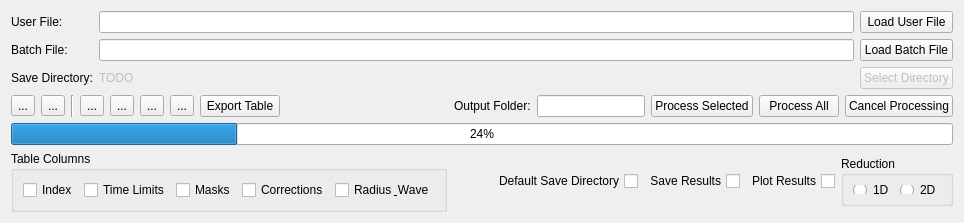
        <widget class="QWidget" name="run_page">
         <layout class="QVBoxLayout" name="verticalLayout_3">
          <item>
           <layout class="QVBoxLayout" name="run_layout">
            <item>
             <layout class="QGridLayout" name="header">
              <property name="verticalSpacing">
               <number>6</number>
              </property>
              <item row="0" column="4">
               <widget class="QLineEdit" name="user_file_line_edit">
                <property name="toolTip">
                 <string>&lt;html&gt;&lt;head/&gt;&lt;body&gt;&lt;p&gt;Specify the user file (aka mask file) which is used to provide the bulk of the reduction settings. For a list of user file commands see &lt;a href=&quot;https://www.mantidproject.org/SANS_User_File_Commands&quot;&gt;&lt;span style=&quot; text-decoration: underline; color:#0000ff;&quot;&gt;here&lt;/span&gt;&lt;/a&gt;.&lt;/p&gt;&lt;/body&gt;&lt;/html&gt;</string>
                </property>
               </widget>
              </item>
              <item row="1" column="4">
               <widget class="QLineEdit" name="batch_line_edit">
                <property name="toolTip">
                 <string>&lt;html&gt;&lt;head/&gt;&lt;body&gt;&lt;p&gt;Specify a batch file to load. For the batch file format see &lt;a href=&quot;https://www.mantidproject.org/SANS_batch_file_format&quot;&gt;&lt;span style=&quot; text-decoration: underline; color:#0000ff;&quot;&gt;here&lt;/span&gt;&lt;/a&gt;.&lt;/p&gt;&lt;/body&gt;&lt;/html&gt;</string>
                </property>
               </widget>
              </item>
              <item row="2" column="4">
               <widget class="QLabel" name="output_directory_location">
                <property name="enabled">
                 <bool>false</bool>
                </property>
                <property name="text">
                 <string>TODO</string>
                </property>
               </widget>
              </item>
              <item row="0" column="6">
               <widget class="QPushButton" name="user_file_button">
                <property name="toolTip">
                 <string>&lt;html&gt;&lt;head/&gt;&lt;body&gt;&lt;p&gt;Specify the user file that provides the bulk of the reduction settings. &lt;/p&gt;&lt;/body&gt;&lt;/html&gt;</string>
                </property>
                <property name="text">
                 <string>Load User File</string>
                </property>
               </widget>
              </item>
              <item row="2" column="6">
               <widget class="QPushButton" name="save_directory_button">
                <property name="enabled">
                 <bool>false</bool>
                </property>
                <property name="toolTip">
                 <string>&lt;html&gt;&lt;head/&gt;&lt;body&gt;&lt;p&gt;Select the base directory to save the results. &lt;/p&gt;&lt;/body&gt;&lt;/html&gt;</string>
                </property>
                <property name="text">
                 <string>Select Directory</string>
                </property>
               </widget>
              </item>
              <item row="1" column="6">
               <widget class="QPushButton" name="batch_file_button">
                <property name="toolTip">
                 <string>&lt;html&gt;&lt;head/&gt;&lt;body&gt;&lt;p&gt;Specify a batch file to load the table with the test cases.&lt;/p&gt;&lt;/body&gt;&lt;/html&gt;</string>
                </property>
                <property name="text">
                 <string>Load Batch File</string>
                </property>
               </widget>
              </item>
              <item row="2" column="1">
               <widget class="QLabel" name="label">
                <property name="text">
                 <string>Save Directory:</string>
                </property>
               </widget>
              </item>
              <item row="0" column="1">
               <widget class="QLabel" name="user_file_label">
                <property name="frameShape">
                 <enum>QFrame::NoFrame</enum>
                </property>
                <property name="text">
                 <string>User File:</string>
                </property>
                <property name="buddy">
                 <cstring></cstring>
                </property>
               </widget>
              </item>
              <item row="1" column="1">
               <widget class="QLabel" name="batch_label">
                <property name="text">
                 <string>Batch File:</string>
                </property>
               </widget>
              </item>
             </layout>
            </item>
            <item>
             <layout class="QHBoxLayout" name="horizontalLayout_11">
              <item>
               <widget class="QToolButton" name="insert_row_button">
                <property name="toolTip">
                 <string>&lt;html&gt;&lt;head/&gt;&lt;body&gt;&lt;p&gt;Insert row&lt;/p&gt;&lt;/body&gt;&lt;/html&gt;</string>
                </property>
                <property name="text">
                 <string>...</string>
                </property>
                <property name="iconSize">
                 <size>
                  <width>24</width>
                  <height>24</height>
                 </size>
                </property>
               </widget>
              </item>
              <item>
               <widget class="QToolButton" name="delete_row_button">
                <property name="toolTip">
                 <string>&lt;html&gt;&lt;head/&gt;&lt;body&gt;&lt;p&gt;delete selected rows&lt;/p&gt;&lt;/body&gt;&lt;/html&gt;</string>
                </property>
                <property name="text">
                 <string>...</string>
                </property>
                <property name="iconSize">
                 <size>
                  <width>24</width>
                  <height>24</height>
                 </size>
                </property>
               </widget>
              </item>
              <item>
               <widget class="Line" name="line_6">
                <property name="orientation">
                 <enum>Qt::Vertical</enum>
                </property>
               </widget>
              </item>
              <item>
               <widget class="QToolButton" name="copy_button">
                <property name="toolTip">
                 <string>&lt;html&gt;&lt;head/&gt;&lt;body&gt;&lt;p&gt;copy selected rows&lt;/p&gt;&lt;/body&gt;&lt;/html&gt;</string>
                </property>
                <property name="text">
                 <string>...</string>
                </property>
                <property name="iconSize">
                 <size>
                  <width>24</width>
                  <height>24</height>
                 </size>
                </property>
               </widget>
              </item>
              <item>
               <widget class="QToolButton" name="cut_button">
                <property name="toolTip">
                 <string>&lt;html&gt;&lt;head/&gt;&lt;body&gt;&lt;p&gt;cut selected rows&lt;/p&gt;&lt;/body&gt;&lt;/html&gt;</string>
                </property>
                <property name="text">
                 <string>...</string>
                </property>
                <property name="iconSize">
                 <size>
                  <width>24</width>
                  <height>24</height>
                 </size>
                </property>
               </widget>
              </item>
              <item>
               <widget class="QToolButton" name="paste_button">
                <property name="toolTip">
                 <string>&lt;html&gt;&lt;head/&gt;&lt;body&gt;&lt;p&gt;paste rows&lt;/p&gt;&lt;/body&gt;&lt;/html&gt;</string>
                </property>
                <property name="text">
                 <string>...</string>
                </property>
                <property name="iconSize">
                 <size>
                  <width>24</width>
                  <height>24</height>
                 </size>
                </property>
               </widget>
              </item>
              <item>
               <widget class="QToolButton" name="erase_button">
                <property name="toolTip">
                 <string>&lt;html&gt;&lt;head/&gt;&lt;body&gt;&lt;p&gt;erase contents of selected rows&lt;/p&gt;&lt;/body&gt;&lt;/html&gt;</string>
                </property>
                <property name="text">
                 <string>...</string>
                </property>
                <property name="iconSize">
                 <size>
                  <width>24</width>
                  <height>24</height>
                 </size>
                </property>
               </widget>
              </item>
              <item>
               <widget class="QPushButton" name="export_table_button">
                <property name="toolTip">
                 <string>&lt;html&gt;&lt;head/&gt;&lt;body&gt;&lt;p&gt;Export the current table as a csv file. This can then be re-loaded at a later date.&lt;/p&gt;&lt;/body&gt;&lt;/html&gt;</string>
                </property>
                <property name="text">
                 <string>Export Table</string>
                </property>
               </widget>
              </item>
              <item>
               <spacer name="horizontalSpacer_3">
                <property name="orientation">
                 <enum>Qt::Horizontal</enum>
                </property>
                <property name="sizeHint" stdset="0">
                 <size>
                  <width>40</width>
                  <height>20</height>
                 </size>
                </property>
               </spacer>
              </item>
              <item>
               <widget class="QLabel" name="label_2">
                <property name="toolTip">
                 <string>&lt;html&gt;&lt;head/&gt;&lt;body&gt;&lt;p&gt;Subfolder in the save directory.&lt;/p&gt;&lt;/body&gt;&lt;/html&gt;</string>
                </property>
                <property name="text">
                 <string>Output Folder:</string>
                </property>
               </widget>
              </item>
              <item>
               <widget class="QLineEdit" name="output_folder_edit">
                <property name="enabled">
                 <bool>true</bool>
                </property>
                <property name="sizePolicy">
                 <sizepolicy hsizetype="Fixed" vsizetype="Fixed">
                  <horstretch>0</horstretch>
                  <verstretch>0</verstretch>
                 </sizepolicy>
                </property>
                <property name="minimumSize">
                 <size>
                  <width>0</width>
                  <height>0</height>
                 </size>
                </property>
                <property name="toolTip">
                 <string>&lt;html&gt;&lt;head/&gt;&lt;body&gt;&lt;p&gt;The sub-folder in the save directory for saved results. &lt;/p&gt;&lt;/body&gt;&lt;/html&gt;</string>
                </property>
               </widget>
              </item>
              <item>
               <widget class="QPushButton" name="process_selected_button">
                <property name="toolTip">
                 <string>&lt;html&gt;&lt;head/&gt;&lt;body&gt;&lt;p&gt;Process selected rows only.&lt;/p&gt;&lt;/body&gt;&lt;/html&gt;</string>
                </property>
                <property name="text">
                 <string>Process Selected</string>
                </property>
               </widget>
              </item>
              <item>
               <widget class="QPushButton" name="process_all_button">
                <property name="toolTip">
                 <string>&lt;html&gt;&lt;head/&gt;&lt;body&gt;&lt;p&gt;Process all rows, regardless of selection.&lt;/p&gt;&lt;/body&gt;&lt;/html&gt;</string>
                </property>
                <property name="text">
                 <string>Process All</string>
                </property>
               </widget>
              </item>
              <item>
               <widget class="QPushButton" name="cancel_processing_button">
                <property name="toolTip">
                 <string>&lt;html&gt;&lt;head/&gt;&lt;body&gt;&lt;p&gt;Cancel the batch processing after the current state is completed.&lt;/p&gt;&lt;/body&gt;&lt;/html&gt;</string>
                </property>
                <property name="text">
                 <string>Cancel Processing</string>
                </property>
               </widget>
              </item>
             </layout>
            </item>
            <item>
             <layout class="QVBoxLayout" name="data_processor_widget_layout"/>
            </item>
            <item>
             <widget class="QProgressBar" name="batch_progress_bar">
              <property name="toolTip">
               <string>&lt;html&gt;&lt;head/&gt;&lt;body&gt;&lt;p&gt;Fraction of rows processed in the batch.&lt;/p&gt;&lt;/body&gt;&lt;/html&gt;</string>
              </property>
              <property name="value">
               <number>24</number>
              </property>
             </widget>
            </item>
            <item>
             <layout class="QHBoxLayout" name="horizontalLayout_4">
              <item>
               <widget class="QGroupBox" name="groupBox_6">
                <property name="enabled">
                 <bool>true</bool>
                </property>
                <property name="toolTip">
                 <string>&lt;html&gt;&lt;head/&gt;&lt;body&gt;&lt;p&gt;Select table columns to be displayed.&lt;/p&gt;&lt;/body&gt;&lt;/html&gt;</string>
                </property>
                <property name="title">
                 <string>Table Columns</string>
                </property>
                <layout class="QHBoxLayout" name="horizontalLayout_14">
                 <item>
                  <widget class="QCheckBox" name="show_index_checkbox">
                   <property name="toolTip">
                    <string>&lt;html&gt;&lt;head/&gt;&lt;body&gt;&lt;p&gt;Show the row index.&lt;/p&gt;&lt;/body&gt;&lt;/html&gt;</string>
                   </property>
                   <property name="text">
                    <string>Index</string>
                   </property>
                  </widget>
                 </item>
                 <item>
                  <widget class="QCheckBox" name="show_time_limits_checkbox">
                   <property name="toolTip">
                    <string>&lt;html&gt;&lt;head/&gt;&lt;body&gt;&lt;p&gt;Show the start and end times per row.&lt;/p&gt;&lt;/body&gt;&lt;/html&gt;</string>
                   </property>
                   <property name="text">
                    <string>Time Limits</string>
                   </property>
                  </widget>
                 </item>
                 <item>
                  <widget class="QCheckBox" name="show_masks_checkbox">
                   <property name="toolTip">
                    <string>&lt;html&gt;&lt;head/&gt;&lt;body&gt;&lt;p&gt;Show the sample and transmission masks per row.&lt;/p&gt;&lt;/body&gt;&lt;/html&gt;</string>
                   </property>
                   <property name="text">
                    <string>Masks</string>
                   </property>
                  </widget>
                 </item>
                 <item>
                  <widget class="QCheckBox" name="show_corrections_checkbox">
                   <property name="toolTip">
                    <string>&lt;html&gt;&lt;head/&gt;&lt;body&gt;&lt;p&gt;Show the gravity and wide angle correction options per row.&lt;/p&gt;&lt;/body&gt;&lt;/html&gt;</string>
                   </property>
                   <property name="text">
                    <string>Corrections</string>
                   </property>
                  </widget>
                 </item>
                 <item>
                  <widget class="QCheckBox" name="show_radius_wave_checkbox">
                   <property name="toolTip">
                    <string>&lt;html&gt;&lt;head/&gt;&lt;body&gt;&lt;p&gt;Show the radius and wave cut values per row.&lt;/p&gt;&lt;/body&gt;&lt;/html&gt;</string>
                   </property>
                   <property name="text">
                    <string>Radius &amp; Wave</string>
                   </property>
                  </widget>
                 </item>
                </layout>
               </widget>
              </item>
              <item>
               <spacer name="horizontalSpacer_2">
                <property name="orientation">
                 <enum>Qt::Horizontal</enum>
                </property>
                <property name="sizeHint" stdset="0">
                 <size>
                  <width>40</width>
                  <height>20</height>
                 </size>
                </property>
               </spacer>
              </item>
              <item>
               <widget class="QCheckBox" name="default_directory_checkbox">
                <property name="toolTip">
                 <string>&lt;html&gt;&lt;head/&gt;&lt;body&gt;&lt;p&gt;Set the save directory to the default Mantid directory. Cancel reverts the save directory to the batch file location. &lt;/p&gt;&lt;/body&gt;&lt;/html&gt;</string>
                </property>
                <property name="layoutDirection">
                 <enum>Qt::RightToLeft</enum>
                </property>
                <property name="text">
                 <string>Default Save Directory</string>
                </property>
               </widget>
              </item>
              <item>
               <widget class="QCheckBox" name="save_results_checkbox">
                <property name="toolTip">
                 <string>Save results to the output folder</string>
                </property>
                <property name="layoutDirection">
                 <enum>Qt::RightToLeft</enum>
                </property>
                <property name="text">
                 <string>Save Results</string>
                </property>
               </widget>
              </item>
              <item>
               <widget class="QCheckBox" name="plot_results_checkbox">
                <property name="toolTip">
                 <string>Plot 1D or 2D results</string>
                </property>
                <property name="layoutDirection">
                 <enum>Qt::RightToLeft</enum>
                </property>
                <property name="text">
                 <string>Plot Results</string>
                </property>
               </widget>
              </item>
              <item>
               <widget class="QGroupBox" name="reduction_dimensionality_group_box">
                <property name="maximumSize">
                 <size>
                  <width>16777215</width>
                  <height>50</height>
                 </size>
                </property>
                <property name="title">
                 <string>Reduction</string>
                </property>
                <layout class="QHBoxLayout" name="horizontalLayout_8">
                 <item>
                  <widget class="QRadioButton" name="reduction_dimensionality_1D">
                   <property name="text">
                    <string>&amp;1D</string>
                   </property>
                  </widget>
                 </item>
                 <item>
                  <widget class="QRadioButton" name="reduction_dimensionality_2D">
                   <property name="text">
                    <string>&amp;2D</string>
                   </property>
                  </widget>
                 </item>
                </layout>
               </widget>
              </item>
             </layout>
            </item>
           </layout>
          </item>
         </layout>
        </widget>
